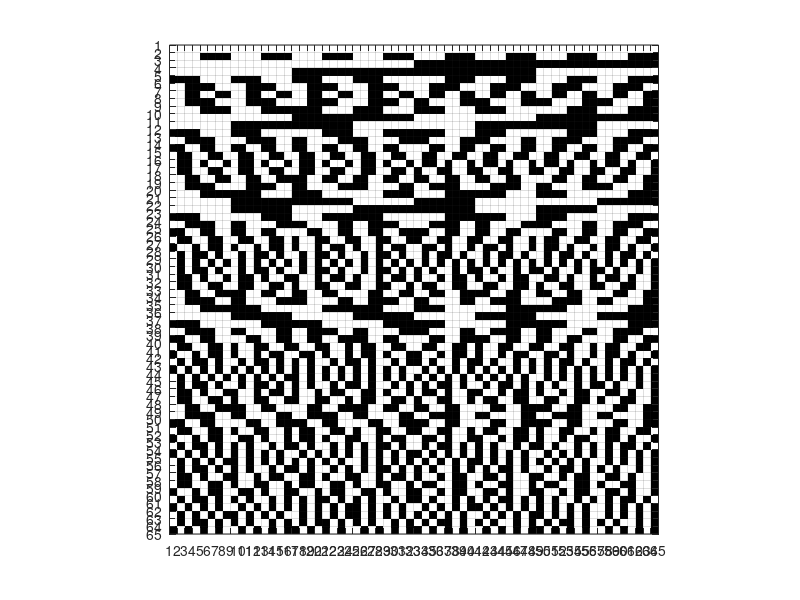

Recreate this plot in MATLAB. (Note: this script raises an error after producing the figure.)
clear;
close all;
clc;
profile on
UpFolder = fileparts(pwd);
addpath(fullfile(UpFolder, 'libraries/l1magic/Optimization'));
addpath(fullfile(UpFolder, 'libraries/l1magich/Measurements'));
addpath(fullfile(UpFolder, 'libraries/l1magic/Data'));
addpath(fullfile(UpFolder, 'libraries/spgl1-1.9'));
addpath(fullfile(UpFolder, 'libraries/SL0'));
addpath(fullfile(UpFolder, 'libraries/TwIST_v2'));
addpath(fullfile(UpFolder, 'libraries/lzw'));
addpath(fullfile(UpFolder, 'libraries/pureAC'));
addpath(fullfile(UpFolder, 'libraries/'));
addpath(fullfile(UpFolder, 'libraries/BallLabsAlgo'));
addpath(fullfile(UpFolder, 'Frame\'));

imageOriginalPath = 'C:\Users\Jay\Desktop\Research\CS_based_image_compression';
imageFiles = [dir(fullfile(imageOriginalPath,'*png'));
              dir(fullfile(imageOriginalPath,'*tiff'));
              dir(fullfile(imageOriginalPath,'*tif'));
              dir(fullfile(imageOriginalPath,'*jpg'));
              dir(fullfile(imageOriginalPath,'*bmp'));
              dir(fullfile(imageOriginalPath,'*mat'))];
numFiles = length(imageFiles);
%___SIMULATION SETUPS___
simulation_parameter.macro_block_size                = 8;
simulation_parameter.n                               = simulation_parameter.macro_block_size^2; % NOTE: small error still present after increasing m;
simulation_parameter.measurement_matrix_lists        = [64];
simulation_parameter.bit                             = [128 64 32 16 8 4];
simulation_parameter.measurement_matrix_construction = 'binary_walsh_hadamard_zigzag';
simulation_parameter.reconstruction_algorithm        = 'l1_eq_pd';
simulation_parameter.transformation_algorithm        = 'ifwht';
simulation_parameter.color_mode                      = 'a_grey';

for matrix_loop = 1:length(simulation_parameter.measurement_matrix_lists)
    for quantization_bit = 1:length(simulation_parameter.bit)
        reset = 1;
        switch simulation_parameter.measurement_matrix_lists(matrix_loop)
            case {64}
                simulation_parameter.m             = simulation_parameter.measurement_matrix_lists(matrix_loop);
                simulation_parameter.sampling_rate = 1;
            case {48}
                simulation_parameter.m             = simulation_parameter.measurement_matrix_lists(matrix_loop);
                simulation_parameter.sampling_rate = 0.75;
            case {32}
                simulation_parameter.m             = simulation_parameter.measurement_matrix_lists(matrix_loop);
                simulation_parameter.sampling_rate = 0.50;
            case {16}
                simulation_parameter.m             = simulation_parameter.measurement_matrix_lists(matrix_loop);
                simulation_parameter.sampling_rate = 0.25;        
            case {8}
                simulation_parameter.m             = simulation_parameter.measurement_matrix_lists(matrix_loop);
                simulation_parameter.sampling_rate = 0.1250;
            case {4}
                simulation_parameter.m             = simulation_parameter.measurement_matrix_lists(matrix_loop);
                simulation_parameter.sampling_rate = 0.0625;
            case {2}
                simulation_parameter.m             = simulation_parameter.measurement_matrix_lists(matrix_loop);
                simulation_parameter.sampling_rate = 0.03125;
            case {1}
                simulation_parameter.m             = simulation_parameter.measurement_matrix_lists(matrix_loop);
                simulation_parameter.sampling_rate = 0.015625;
            case {0.5}
                simulation_parameter.m             = simulation_parameter.measurement_matrix_lists(matrix_loop);
                simulation_parameter.sampling_rate = 0.0078125;
        end

        switch simulation_parameter.measurement_matrix_construction
            case 'binary_random'
                simulation_parameter.phi = randi([0, 1], [simulation_parameter.m, simulation_parameter.n]); % This will give you a friendly measurement matrix (M must smaller than N)
            case 'binary_walsh_hadamard'
                hadamard_matrix          = hadamard(simulation_parameter.n);
                HadIdx                   = 0:simulation_parameter.n-1;       % Hadamard index
                M                        = log2(simulation_parameter.n)+1;    % Number of bits to represent the index
                binHadIdx                = fliplr(dec2bin(HadIdx,M))-'0';     % Bit reversing of the binary index
                binSeqIdx                = zeros(simulation_parameter.n,M-1); % Pre-allocate memory
                for k = M:-1:2
                    % Binary sequency index
                    binSeqIdx(:,k) = xor(binHadIdx(:,k),binHadIdx(:,k-1));
                end
                SeqIdx                   = binSeqIdx*pow2((M-1:-1:0)');   % Binary to integer sequency index
                walshMatrix              = hadamard_matrix(SeqIdx+1,:);   % 1-based indexing
                simulation_parameter.phi = max(walshMatrix(1:simulation_parameter.m,1:simulation_parameter.n), 0);
            case 'binary_walsh_hadamard_zigzag'
                hadamard_matrix          = hadamard(simulation_parameter.n);
                HadIdx                   = 0:simulation_parameter.n-1;        % Hadamard index
                M                        = log2(simulation_parameter.n)+1;    % Number of bits to represent the index
                binHadIdx                = fliplr(dec2bin(HadIdx,M))-'0';     % Bit reversing of the binary index
                binSeqIdx                = zeros(simulation_parameter.n,M-1); % Pre-allocate memory
                for k = M:-1:2
                    % Binary sequency index
                    binSeqIdx(:,k) = xor(binHadIdx(:,k),binHadIdx(:,k-1));
                end
                SeqIdx                   = binSeqIdx*pow2((M-1:-1:0)');   % Binary to integer sequency index
                walshMatrix              = hadamard_matrix(SeqIdx+1,:);   % 1-based indexing
                simulation_parameter.phi = max(walshMatrix,0);
                sub_phi.x                = zeros(1, size(simulation_parameter.phi,1)/simulation_parameter.macro_block_size) + simulation_parameter.macro_block_size;
                sub_phi.y                = zeros(1, size(simulation_parameter.phi,2)/simulation_parameter.macro_block_size) + simulation_parameter.macro_block_size;
                simulation_parameter.phi = mat2cell(simulation_parameter.phi, sub_phi.x, sub_phi.y);
                %___Re-order to AC DC
                t=0;
                l=size(simulation_parameter.phi);
                sum_=l(2)*l(1);  %calculating the M*N
                for d=2:sum_
                 c=rem(d,2);  %checking whether even or odd
                    for i=1:l(1)
                        for j=1:l(2)
                            if((i+j)==d)
                                t=t+1;
                                if(c==0)
                                simulation_parameter.phi_temp(t,:) = simulation_parameter.phi{j,d-j}(:)';
                                else          
                                simulation_parameter.phi_temp(t,:) = simulation_parameter.phi{d-j,j}(:)';
                                end
                             end    
                         end
                     end
                end
                simulation_parameter.phi = max(simulation_parameter.phi_temp(1:simulation_parameter.m,1:simulation_parameter.n),0);
            case 'binary_walsh_hadamard_hubert'
            case 'binary_hadamard'
                hadamard_matrix          = hadamard(simulation_parameter.n);  
                simulation_parameter.phi = max(hadamard_matrix,0);
                sub_phi.x                = zeros(1, size(simulation_parameter.phi,1)/simulation_parameter.macro_block_size) + simulation_parameter.macro_block_size;
                sub_phi.y                = zeros(1, size(simulation_parameter.phi,2)/simulation_parameter.macro_block_size) + simulation_parameter.macro_block_size;
                simulation_parameter.phi = mat2cell(simulation_parameter.phi, sub_phi.x, sub_phi.y);
                %___Re-order to AC DC
                t=0;
                l=size(simulation_parameter.phi);
                sum_=l(2)*l(1);  %calculating the M*N
                for d=2:sum_
                 c=rem(d,2);  %checking whether even or odd
                    for i=1:l(1)
                        for j=1:l(2)
                            if((i+j)==d)
                                t=t+1;
                                if(c==0)
                                    simulation_parameter.phi_temp(t,:) = simulation_parameter.phi{j,d-j}(:)';
                                else          
                                    simulation_parameter.phi_temp(t,:) = simulation_parameter.phi{d-j,j}(:)';
                                end
                             end    
                         end
                     end
                end
                simulation_parameter.phi = max(simulation_parameter.phi_temp(1:simulation_parameter.m,1:simulation_parameter.n),0);
        end

        mat = simulation_parameter.phi;  % Your sample matrix
        [r, c] = size(mat);                          % Get the matrix size
        imagesc((1:c)+0.5, (1:r)+0.5, mat);          % Plot the image
        colormap(gray);                              % Use a gray colormap
        axis equal                                   % Make axes grid sizes equal
        set(gca, 'XTick', 1:(c+1), 'YTick', 1:(r+1), ...  % Change some axes properties
                 'XLim', [1 c+1], 'YLim', [1 r+1], ...
                 'GridLineStyle', '-', 'XGrid', 'on', 'YGrid', 'on');
        %___THETA___
        %___NOTE: Avoid calculating Psi (nxn) directly to avoid memory issues___
        simulation_parameter.theta = zeros(simulation_parameter.m,simulation_parameter.n);
        for theta_loop = 1:simulation_parameter.n
            ek = zeros(1,simulation_parameter.n);
            ek(theta_loop) = 1;
            switch simulation_parameter.transformation_algorithm
                case 'idct'
                    simulation_parameter.psi = idct2(ek)';
                case 'ifwht'
                    simulation_parameter.psi = ifwht(ek)';
            end
            simulation_parameter.theta(:,theta_loop) = simulation_parameter.phi*simulation_parameter.psi;
        end
            frame_index = 1;
            for frame_number = 1:1
                frame_number
                %___LOAD IMAGE___
                load_frame = imread(imageFiles(frame_number).name);
                if(strcmp(simulation_parameter.color_mode,'rgb') || strcmp(simulation_parameter.color_mode,'RGB'))
                    frame = load_frame(:,:,:);
                    frame = frame(1:640, 1:640, :);
                    plane = 3;
                elseif(strcmp(simulation_parameter.color_mode,'gray') || strcmp(simulation_parameter.color_mode,'GRAY'))
                    frame = rgb2gray(load_frame);
                    frame = frame(1:600, 1:800, :);
                    plane = 1;
                else
                    frame = load_frame;
                    %frame = frame(1:640, 1:640, :);
                    plane = 1;
                end

                %___RESET STATE___
                sub_block.x = zeros(1, size(frame,1)/simulation_parameter.macro_block_size) + simulation_parameter.macro_block_size;
                sub_block.y = zeros(1, size(frame,2)/simulation_parameter.macro_block_size) + simulation_parameter.macro_block_size;
                for i = 1:plane
                    frame_temp(:,:,i) = mat2cell(frame(:,:,i), sub_block.x, sub_block.y);
                end
                
                %___RESET STATE___
                if(reset == 1)
                    reset                               = 0;
                    bits                                = 0;
                    quantization.quantization_parameter = zeros(simulation_parameter.m, 1);
                    y.up_encoder                        = zeros((simulation_parameter.m), size(frame,2)/simulation_parameter.macro_block_size);
                    y.up_encoder_SDPC                   = zeros((simulation_parameter.m), size(frame,2)/simulation_parameter.macro_block_size);
                    y.up_encoder_JB                     = zeros((simulation_parameter.m), size(frame,2)/simulation_parameter.macro_block_size);
                    y.up_encoder_new                    = zeros((simulation_parameter.m), size(frame,2)/simulation_parameter.macro_block_size);
                    y.up_decoder                        = zeros((simulation_parameter.m), size(frame,2)/simulation_parameter.macro_block_size);
                    y.left_encoder                      = zeros(simulation_parameter.m, 1);
                    y.left_encoder_SDPC                 = zeros(simulation_parameter.m, 1);
                    y.left_encoder_JB                   = zeros(simulation_parameter.m, 1);
                    y.left_encoder_new                  = zeros(simulation_parameter.m, 1);
                    y.up_left_encoder                   = zeros(simulation_parameter.m, 1);
                    y.up_left_encoder_SDPC              = zeros(simulation_parameter.m, 1);
                    y.up_left_encoder_JB                = zeros(simulation_parameter.m, 1);
                    y.up_left_encoder_new               = zeros(simulation_parameter.m, 1);
                    y.up_right_encoder                  = zeros(simulation_parameter.m, 1);
                    y.dc_encoder                        = zeros(simulation_parameter.m, 1);
                    y.left_decoder                      = zeros(simulation_parameter.m, 1);
                    y.up_left_decoder                   = zeros(simulation_parameter.m, 1);
                    y.up_right_decoder                  = zeros(simulation_parameter.m, 1);
                    y.dc_decoder                        = zeros(simulation_parameter.m, 1);
                    y.predicted_encoder                 = zeros(simulation_parameter.m, 1);
                    y.measurement                       = cell(size(sub_block.x,2), size(sub_block.y,2), plane);
                    y.residual                          = cell(size(sub_block.x,2), size(sub_block.y,2), plane);
                    y.combine                           = cell(size(sub_block.x,2), size(sub_block.y,2), plane);
                    y.quantized                         = cell(size(sub_block.x,2), size(sub_block.y,2), plane);
                    y.dequantized                       = cell(size(sub_block.x,2), size(sub_block.y,2), plane);
                    temp_padding                        = zeros(size(frame,1)+2, size(frame,2)+2, plane);
                    res_temp_padding                    = zeros(size(frame,1)+2, size(frame,2)+2, plane);
                    reconstructed_image                 = cell(size(sub_block.x,2), size(sub_block.y,2), plane);
                    res_reconstructed_image             = cell(size(sub_block.x,2), size(sub_block.y,2), plane);
                    modes                               = zeros(size(frame,1)/simulation_parameter.macro_block_size, size(frame,2)/simulation_parameter.macro_block_size, plane);
                    res_video_buffer                    = zeros(size(frame,1), size(frame,2), plane, 100);
                    video_buffer                        = zeros(size(frame,1), size(frame,2), plane, 100);
                    for i = 1:size(sub_block.x, 2)
                        for j = 1:size(sub_block.y, 2)
                            for k = 1:plane
                                y.measurement{i,j,k}           = zeros(simulation_parameter.m, 1);
                                y.combine{i,j,k}               = zeros(simulation_parameter.m, 1);
                                y.residual{i,j,k}              = zeros(simulation_parameter.m, 1);
                                y.quantized{i,j,k}             = zeros(simulation_parameter.m, 1);
                                y.dequantized{i,j,k}           = zeros(simulation_parameter.m, 1);
                                reconstructed_image{i,j,k}     = zeros(simulation_parameter.m, 1);
                                res_reconstructed_image{i,j,k} = zeros(simulation_parameter.m, 1);
                            end
                        end
                    end
                end

                %___THE RANDOM PROJECTION___
                disp('Random prejection...');
                for k = 1:plane
                    for i = 1:size(frame,1)/simulation_parameter.macro_block_size
                        for j = 1:size(frame,2)/simulation_parameter.macro_block_size
                           one_block_image(:,:,k)         = reshape(frame_temp{i,j,k},simulation_parameter.macro_block_size^2,1);
                           y.measurement{i,j,k}           = BCS_encoder(double(one_block_image(:,:,k)), simulation_parameter.phi); %___Sampling
                        end
                    end
                end

                residual_entropy_SQ = 0;
                residual_entropy_DPCM = 0;
                residual_entropy_SDPC = 0;
                residual_entropy_JB = 0;
                residual_entropy_new = 0;

                disp('Intra-Frame Coding...');
                residual_entropy = 0;
                for k = 1:plane
                    for i = 1:size(frame,1)/simulation_parameter.macro_block_size
                        for j = 1:size(frame,2)/simulation_parameter.macro_block_size
                            %___SQ coding___
                            bit_depth                                       = log2(simulation_parameter.bit(quantization_bit)); % compute number of levles    
                            quantization.quantization_parameter_SQ(i,j,k)   = (max(y.measurement{i,j,k})-min(y.measurement{i,j,k}))/2^bit_depth; % compute step size of uniform quantizer
                            y.quantized_SQ{i,j,k}                           = round(y.measurement{i,j,k}/quantization.quantization_parameter_SQ(i,j,k));  %compute quantized image
                            y.quantized_SQ{i,j,k}(isinf(y.quantized{i,j,k})|isnan(y.quantized_SQ{i,j,k})) = 0; % Replace NaNs and infinite values with zeros
                            residual_entropy_SQ                             = residual_entropy_SQ + Measurement_Entropy(y.quantized_SQ{i,j,k}, size(frame,1)*size(frame,2));
                            y.dequantized_SQ{i,j,k}                         = (y.quantized_SQ{i,j,k}*quantization.quantization_parameter_SQ(i,j,k));

                            x_hat_SQ{i,j,k}                                 = BCS_reconstruction(y.dequantized_SQ{i,j,k}, ...
                                                                                                 simulation_parameter.theta, ...
                                                                                                 simulation_parameter.phi, ...
                                                                                                 simulation_parameter.transformation_algorithm , ...
                                                                                                 simulation_parameter.reconstruction_algorithm, ...
                                                                                                 simulation_parameter.macro_block_size);  
                        end
                    end
                end
                
                disp('Finished...');
                %___QUATITATIVE MATRICES___
                quantitative_metrices.psnr_SQ(quantization_bit)             = PSNR(uint8(cell2mat(x_hat_SQ(:,:,:,frame_number))), frame);
                quantitative_metrices.ssim_SQ(quantization_bit)             = ssim(uint8(cell2mat(x_hat_SQ(:,:,:,frame_number))), frame);
                quantitative_metrices.entropy_bits_SQ(quantization_bit)     = residual_entropy_SQ;
            end
    end
end

figure;
plot(quantitative_metrices.entropy_bits_SQ,quantitative_metrices.ssim_SQ, 'r-x', 'LineWidth', 2);
hold on
title('Barbara');
xlabel('Bitrate (bpp)');
ylabel('SSIM');

% legend('This work', 'SQ', '[1]', '[2]','Location', 'SouthEast');
% temp = uint8(cell2mat(reconstructed_image(:,:,:,frame_number)));
% imwrite(temp(100:200,100:200),'cropped32.bmp');
% imwrite(temp,'32.bmp');

profile report
profile off